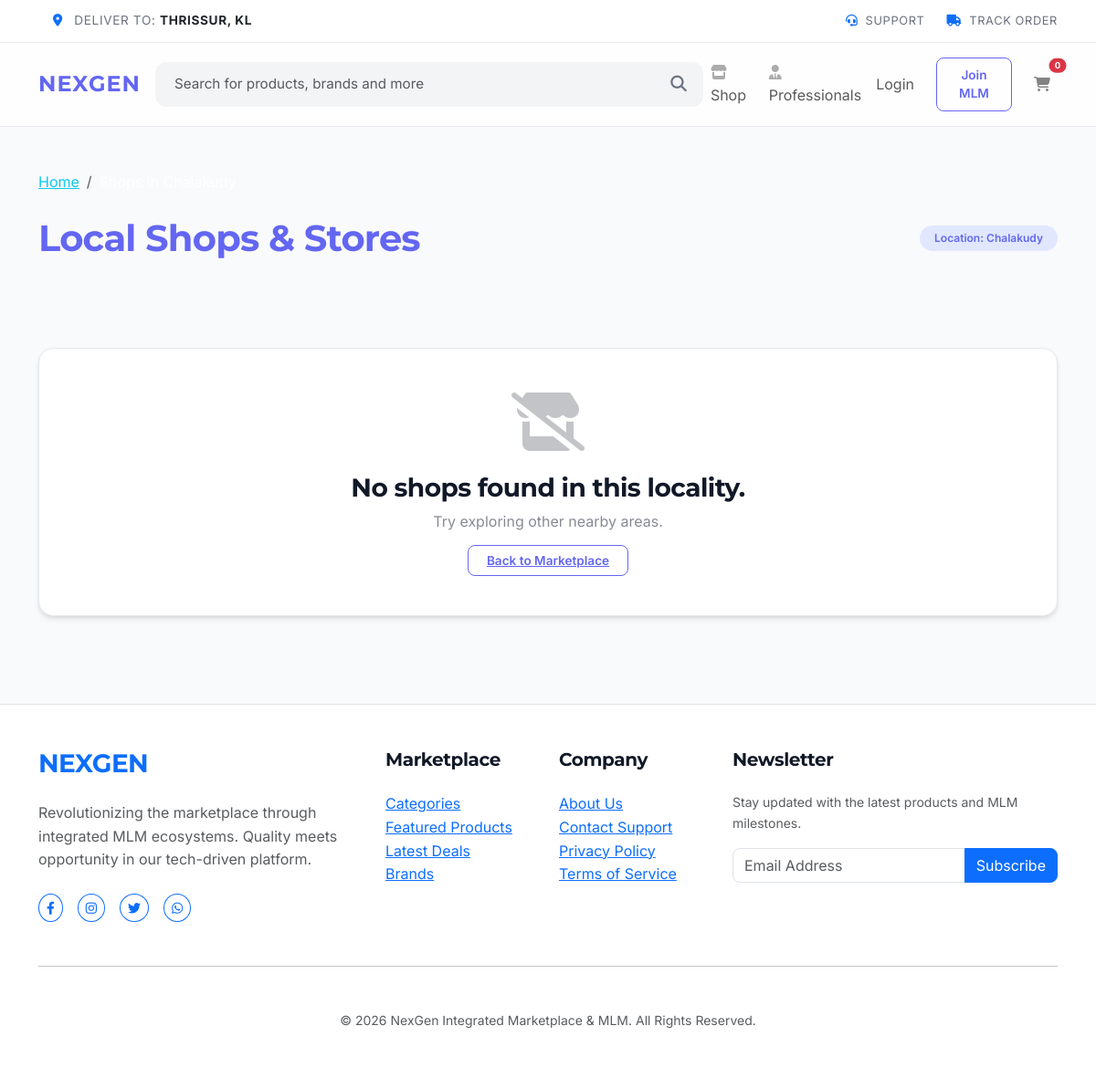
Page /local-shops.php?place=Chalakudy on the earlier database version.
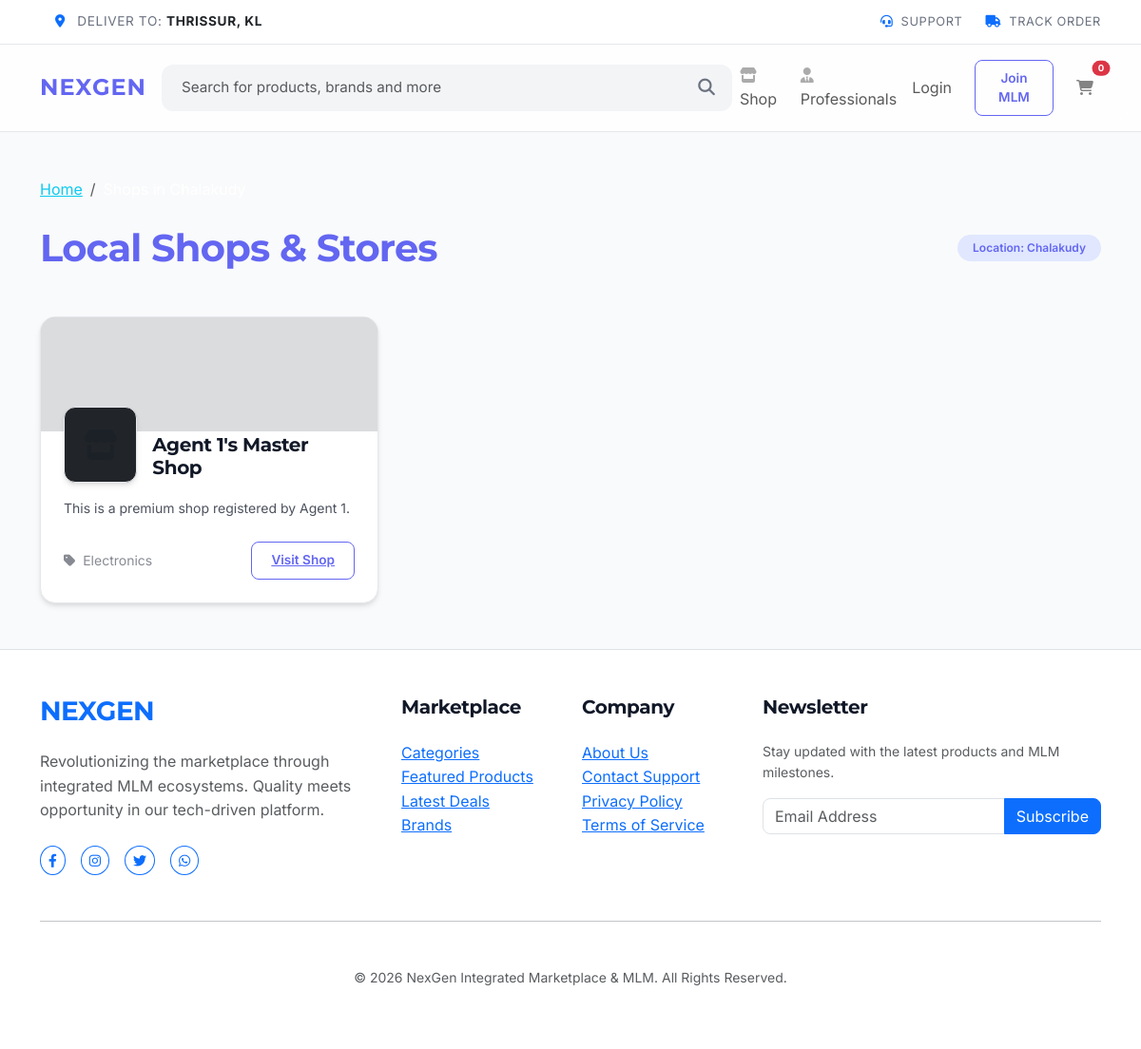
Same page on the later database version.
### tables this page shows
CREATE TABLE shops (
    id INTEGER PRIMARY KEY AUTOINCREMENT,
    owner_id INTEGER NOT NULL,
    name TEXT NOT NULL,
    description TEXT,
    logo TEXT,
    wallpaper TEXT,
    meta_keywords TEXT,
    og_title TEXT,
    og_description TEXT,
    locality TEXT,
    category TEXT,
    created_at DATETIME DEFAULT CURRENT_TIMESTAMP, type TEXT CHECK(type IN ('privilege', 'classic', 'free_listing')) DEFAULT 'free_listing', social_links TEXT, address TEXT, city TEXT, district TEXT, pincode TEXT, added_by_agent_id INTEGER REFERENCES users(id), "show_on_front",
    FOREIGN KEY (owner_id) REFERENCES users(id)
);

### includes/config.php (called while the page is built, shortened)
<?php
function e($text) {
    return htmlspecialchars($text ?? '', ENT_QUOTES, 'UTF-8');
}
?>

### local-shops.php (the view, shortened to what this page needs)
<?php
require_once 'includes/config.php';
$place = $_GET['place'] ?? '';
$stmt = $pdo->prepare("SELECT * FROM shops WHERE locality = ? ORDER BY (type = 'privilege' OR type = 'classic' OR type = 'paid') DESC, name ASC");
$stmt->execute([$place]);
$shops = $stmt->fetchAll();
include 'includes/header.php';
?>
<div class="container my-5">
    <nav aria-label="breadcrumb" class="mb-4">
        <ol class="breadcrumb">
            <li class="breadcrumb-item"><a href="index.php" class="text-info">Home</a></li>
            <li class="breadcrumb-item active text-white">Shops in <?php echo e($place); ?></li>
        </ol>
    </nav>
    <div class="d-flex justify-content-between align-items-center mb-5">
        <h1 class="neon-text m-0">Local Shops & Stores</h1>
        <span class="badge bg-info rounded-pill px-3 py-2">Location: <?php echo e($place); ?></span>
    </div>
    <div class="row g-4">
        <?php if(empty($shops)): ?>
            <div class="col-12 text-center py-5">
                <div class="glass-card p-5">
                    <i class="fas fa-store-slash fa-4x mb-4 opacity-25"></i>
                    <h3>No shops found in this locality.</h3>
                    <p class="opacity-50">Try exploring other nearby areas.</p>
                    <a href="index.php" class="neon-button-sm mt-3">Back to Marketplace</a>
                </div>
            </div>
        <?php else: ?>
            <?php foreach($shops as $shop): ?>
                <div class="col-lg-4 col-md-6">
                    <div class="glass-card shop-card h-100 p-0 overflow-hidden">
                        <?php if($shop['type'] !== 'free_listing' && $shop['wallpaper']): ?>
                            <div class="shop-header-img" style="height: 120px;">
                                <img src="<?php echo BASE_URL . '/' . $shop['wallpaper']; ?>" class="w-100 h-100 object-fit-cover opacity-50">
                            </div>
                        <?php else: ?>
                            <div class="shop-header-img bg-secondary bg-opacity-25" style="height: 120px;"></div>
                        <?php endif; ?>
                        <div class="p-4" style="margin-top: -50px;">
                            <div class="d-flex align-items-end mb-3">
                                <div class="shop-logo-wrapper glass-card p-1 bg-dark" style="width: 80px; height: 80px; border-radius: 12px;">
                                    <?php if($shop['logo']): ?>
                                        <img src="<?php echo BASE_URL . '/' . $shop['logo']; ?>" class="w-100 h-100 object-fit-contain rounded" alt="Logo">
                                    <?php else: ?>
                                        <div class="w-100 h-100 d-flex align-items-center justify-content-center opacity-25">
                                            <i class="fas fa-store fa-2x"></i>
                                        </div>
                                    <?php endif; ?>
                                </div>
                                <div class="ms-3 mb-1">
                                    <h5 class="m-0"><?php echo e($shop['name']); ?></h5>
                                </div>
                            </div>
                            <p class="small opacity-75 mb-4 line-clamp-3">
                                <?php echo e($shop['description'] ?: 'No description available for this shop.'); ?>
                            </p>
                            <div class="d-flex justify-content-between align-items-center mt-auto">
                                <span class="small opacity-50"><i class="fas fa-tag me-1"></i> <?php echo e($shop['category']); ?></span>
                                <a href="shop_detail.php?id=<?php echo $shop['id']; ?>" class="neon-button-sm">Visit Shop</a>
                            </div>
                        </div>
                    </div>
                </div>
            <?php endforeach; ?>
        <?php endif; ?>
    </div>
</div>
<?php include 'includes/footer.php'; ?>

Differences in the rows shown:
added shops: type "free_listing" (drawn), name "Agent 1's Master Shop", description "This is a premium shop registered by Agent 1.", category "Electronics"
Other differences:
text no longer shown: "No shops found in this locality. Try exploring other nearby areas. Back to Marketplace"
